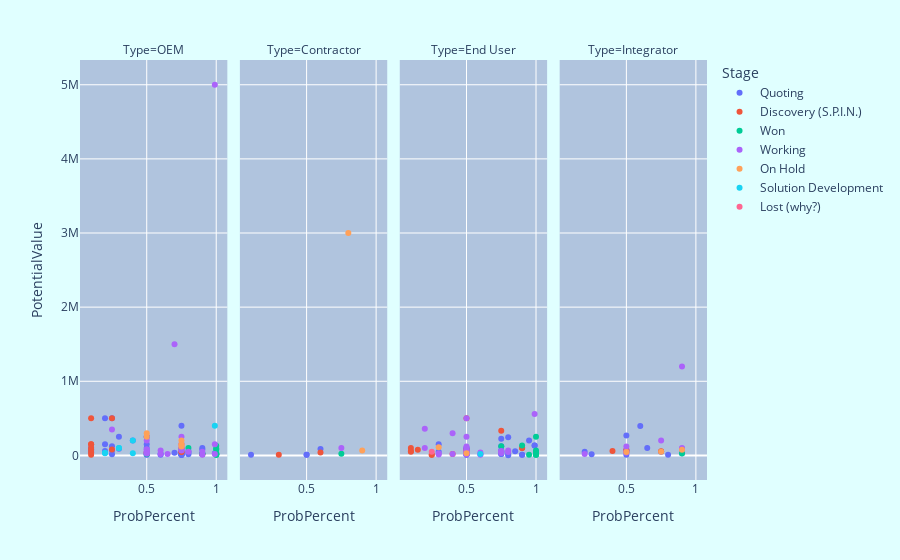

Here is the notebook cell this chart was saved with:
### Code cell
dff = px.data.gapminder()
fig = px.scatter(df_num, x='ProbPercent', y='PotentialValue', color='Stage', #size='pop',
                facet_col='Type', facet_col_wrap=4, marginal_y='box')

fig.update_layout(
    
    #margin=dict(l=0, r=0, t=0, b=0),
    paper_bgcolor="lightcyan",
    plot_bgcolor='lightsteelblue' #gainsboro, lightsteelblue lightsalmon lightgreen lightpink lightcyan lightblue black
)

fig.show()

### Figure 1 — Plotly figure (JSON) as saved in the notebook; plotly's stock layout.template omitted (floating-point values rounded to 4 significant figures)
{"data": [{"hoverlabel": {"namelength": 0}, "hovertemplate": "Stage=Quoting<br>Type=OEM<br>ProbPercent=%{x}<br>PotentialValue=%{y}", "legendgroup": "Quoting", "marker": {"color": "#636efa", "symbol": "circle"}, "mode": "markers", "name": "Quoting", "showlegend": true, "type": "scatter", "x": [0.75, 0.75, 0.75, 0.25, 0.75, 0.5, 0.5, 0.3, 0.75, 0.9, 0.7, 0.8, 0.5, 0.75, 0.8, 0.5, 0.5, 0.5, 0.99, 0.75, 0.6, 0.1, 0.1, 0.1, 0.1, 0.25, 0.25, 0.25, 0.75, 0.75, 0.75, 0.75, 0.9, 0.9, 0.9, 0.9, 0.2, 0.5, 0.2, 0.4, 0.3, 0.75, 0.6, 0.8, 0.2, 0.5], "xaxis": "x", "y": [7753, 44226, 14840, 125000, 20000, 12000, 250000, 250000, 15000, 20000, 35000, 60000, 10000, 30000, 40000, 50000, 20000, 250000, 30000, 25000, 22000, 80000, 100000, 60000, 50000, 500000, 65000, 16000, 80000, 10000, 10000, 5000, 100000, 80000, 25000, 20000, 500000, 150000, 150000, 200000, 90000, 400000, 10000, 15000, 60000, 100000], "yaxis": "y"}, {"hoverlabel": {"namelength": 0}, "hovertemplate": "Stage=Quoting<br>Type=Contractor<br>ProbPercent=%{x}<br>PotentialValue=%{y}", "legendgroup": "Quoting", "marker": {"color": "#636efa", "symbol": "circle"}, "mode": "markers", "name": "Quoting", "showlegend": false, "type": "scatter", "x": [0.6, 0.1, 0.5, 0.5], "xaxis": "x2", "y": [84867, 10000, 8000, 8000], "yaxis": "y2"}, {"hoverlabel": {"namelength": 0}, "hovertemplate": "Stage=Quoting<br>Type=End User<br>ProbPercent=%{x}<br>PotentialValue=%{y}", "legendgroup": "Quoting", "marker": {"color": "#636efa", "symbol": "circle"}, "mode": "markers", "name": "Quoting", "showlegend": false, "type": "scatter", "x": [0.75, 0.8, 0.5, 0.5, 0.3, 0.5, 0.5, 0.8, 0.9, 0.5, 0.5, 0.5, 0.5, 0.75, 0.75, 0.99, 0.99, 0.75, 0.85, 0.95, 0.75, 0.5, 0.75, 0.75, 0.5, 0.9, 0.3, 0.5, 0.8], "xaxis": "x3", "y": [18000, 23000, 21000, 20000, 50000, 20000, 100000, 2000, 10000, 100000, 75000, 10000, 85000, 20000, 71000, 133000, 133000, 225000, 57000, 200000, 53000, 24700, 40000, 125000, 35000, 10000, 150000, 10000, 245790], "yaxis": "y3"}, {"hoverlabel": {"namelength": 0}, "hovertemplate": "Stage=Quoting<br>Type=Integrator<br>ProbPercent=%{x}<br>PotentialValue=%{y}", "legendgroup": "Quoting", "marker": {"color": "#636efa", "symbol": "circle"}, "mode": "markers", "name": "Quoting", "showlegend": false, "type": "scatter", "x": [0.9, 0.5, 0.5, 0.65, 0.8, 0.75, 0.25, 0.5, 0.6, 0.5, 0.2], "xaxis": "x4", "y": [27500, 10000, 70000, 100000, 10000, 50000, 15000, 60000, 396350, 269355, 50000], "yaxis": "y4"}, {"hoverlabel": {"namelength": 0}, "hovertemplate": "Stage=Discovery (S.P.I.N.)<br>Type=OEM<br>ProbPercent=%{x}<br>PotentialValue=%{y}", "legendgroup": "Discovery (S.P.I.N.)", "marker": {"color": "#EF553B", "symbol": "circle"}, "mode": "markers", "name": "Discovery (S.P.I.N.)", "showlegend": true, "type": "scatter", "x": [0.75, 0.1, 0.1, 0.5, 0.9, 0.75, 0.1, 0.1, 0.1, 0.1, 0.25, 0.25, 0.5, 0.75, 0.1], "xaxis": "x", "y": [45000, 75000, 10000, 30000, 15000, 100000, 500000, 150000, 150000, 100000, 500000, 80000, 40000, 50000, 40000], "yaxis": "y"}, {"hoverlabel": {"namelength": 0}, "hovertemplate": "Stage=Discovery (S.P.I.N.)<br>Type=Contractor<br>ProbPercent=%{x}<br>PotentialValue=%{y}", "legendgroup": "Discovery (S.P.I.N.)", "marker": {"color": "#EF553B", "symbol": "circle"}, "mode": "markers", "name": "Discovery (S.P.I.N.)", "showlegend": false, "type": "scatter", "x": [0.3, 0.6], "xaxis": "x2", "y": [10000, 40000], "yaxis": "y2"}, {"hoverlabel": {"namelength": 0}, "hovertemplate": "Stage=Discovery (S.P.I.N.)<br>Type=End User<br>ProbPercent=%{x}<br>PotentialValue=%{y}", "legendgroup": "Discovery (S.P.I.N.)", "marker": {"color": "#EF553B", "symbol": "circle"}, "mode": "markers", "name": "Discovery (S.P.I.N.)", "showlegend": false, "type": "scatter", "x": [0.25, 0.75, 0.25, 0.5, 0.1, 0.1, 0.1, 0.15, 0.5, 0.5, 0.9, 0.9, 0.4], "xaxis": "x3", "y": [10000, 333404, 10000, 75000, 100000, 60000, 50000, 75000, 50000, 500000, 100000, 100000, 20000], "yaxis": "y3"}, {"hoverlabel": {"namelength": 0}, "hovertemplate": "Stage=Discovery (S.P.I.N.)<br>Type=Integrator<br>ProbPercent=%{x}<br>PotentialValue=%{y}", "legendgroup": "Discovery (S.P.I.N.)", "marker": {"color": "#EF553B", "symbol": "circle"}, "mode": "markers", "name": "Discovery (S.P.I.N.)", "showlegend": false, "type": "scatter", "x": [0.75, 0.4, 0.5, 0.5], "xaxis": "x4", "y": [55000, 60000, 75000, 50000], "yaxis": "y4"}, {"hoverlabel": {"namelength": 0}, "hovertemplate": "Stage=Won<br>Type=OEM<br>ProbPercent=%{x}<br>PotentialValue=%{y}", "legendgroup": "Won", "marker": {"color": "#00cc96", "symbol": "circle"}, "mode": "markers", "name": "Won", "showlegend": true, "type": "scatter", "x": [1, 1, 1, 0.8, 1, 1, 0.9, 1, 1, 1, 0.5], "xaxis": "x", "y": [80000, 7000, 30000, 100000, 16000, 16373, 30000, 15000, 130000, 94000, 20000], "yaxis": "y"}, {"hoverlabel": {"namelength": 0}, "hovertemplate": "Stage=Won<br>Type=Contractor<br>ProbPercent=%{x}<br>PotentialValue=%{y}", "legendgroup": "Won", "marker": {"color": "#00cc96", "symbol": "circle"}, "mode": "markers", "name": "Won", "showlegend": false, "type": "scatter", "x": [0.75], "xaxis": "x2", "y": [21000], "yaxis": "y2"}, {"hoverlabel": {"namelength": 0}, "hovertemplate": "Stage=Won<br>Type=End User<br>ProbPercent=%{x}<br>PotentialValue=%{y}", "legendgroup": "Won", "marker": {"color": "#00cc96", "symbol": "circle"}, "mode": "markers", "name": "Won", "showlegend": false, "type": "scatter", "x": [1, 1, 1, 0.75, 0.75, 1, 0.95, 1, 1, 1, 1, 0.9], "xaxis": "x3", "y": [11040, 7500, 24000, 50000, 125000, 7500, 10000, 250000, 45000, 25000, 65000, 133694], "yaxis": "y3"}, {"hoverlabel": {"namelength": 0}, "hovertemplate": "Stage=Won<br>Type=Integrator<br>ProbPercent=%{x}<br>PotentialValue=%{y}", "legendgroup": "Won", "marker": {"color": "#00cc96", "symbol": "circle"}, "mode": "markers", "name": "Won", "showlegend": false, "type": "scatter", "x": [0.9], "xaxis": "x4", "y": [25000], "yaxis": "y4"}, {"hoverlabel": {"namelength": 0}, "hovertemplate": "Stage=Working<br>Type=OEM<br>ProbPercent=%{x}<br>PotentialValue=%{y}", "legendgroup": "Working", "marker": {"color": "#ab63fa", "symbol": "circle"}, "mode": "markers", "name": "Working", "showlegend": true, "type": "scatter", "x": [0.75, 0.99, 0.5, 0.5, 0.5, 0.99, 0.9, 0.5, 0.7, 0.5, 0.65, 0.75, 0.6, 0.99, 0.75, 0.5, 0.75, 0.75, 0.25, 0.9, 0.6, 0.8, 0.5], "xaxis": "x", "y": [250000, 5000000, 80000, 25000, 80000, 150000, 50000, 50000, 1500000, 50000, 20000, 65000, 20000, 20000, 150000, 200000, 100000, 150000, 350000, 10000, 66583, 50000, 30000], "yaxis": "y"}, {"hoverlabel": {"namelength": 0}, "hovertemplate": "Stage=Working<br>Type=Contractor<br>ProbPercent=%{x}<br>PotentialValue=%{y}", "legendgroup": "Working", "marker": {"color": "#ab63fa", "symbol": "circle"}, "mode": "markers", "name": "Working", "showlegend": false, "type": "scatter", "x": [0.75], "xaxis": "x2", "y": [100000], "yaxis": "y2"}, {"hoverlabel": {"namelength": 0}, "hovertemplate": "Stage=Working<br>Type=End User<br>ProbPercent=%{x}<br>PotentialValue=%{y}", "legendgroup": "Working", "marker": {"color": "#ab63fa", "symbol": "circle"}, "mode": "markers", "name": "Working", "showlegend": false, "type": "scatter", "x": [0.3, 0.2, 0.4, 0.3, 0.5, 0.5, 0.6, 0.5, 0.2, 0.4, 0.75, 0.8, 0.5, 0.5, 0.5, 0.99, 0.75, 0.75, 0.5, 0.75, 0.5, 0.5, 0.5, 0.6, 0.8, 0.6], "xaxis": "x3", "y": [12000, 100000, 20000, 25000, 13000, 45000, 10000, 120000, 360000, 300000, 50000, 65000, 70000, 20000, 500000, 560000, 50000, 60000, 20000, 32000, 25000, 100000, 250000, 40000, 47035, 16290], "yaxis": "y3"}, {"hoverlabel": {"namelength": 0}, "hovertemplate": "Stage=Working<br>Type=Integrator<br>ProbPercent=%{x}<br>PotentialValue=%{y}", "legendgroup": "Working", "marker": {"color": "#ab63fa", "symbol": "circle"}, "mode": "markers", "name": "Working", "showlegend": false, "type": "scatter", "x": [0.9, 0.5, 0.2, 0.75, 0.5, 0.5, 0.9, 0.9], "xaxis": "x4", "y": [100000, 37000, 20000, 200000, 120000, 50000, 1200000, 90000], "yaxis": "y4"}, {"hoverlabel": {"namelength": 0}, "hovertemplate": "Stage=On Hold<br>Type=OEM<br>ProbPercent=%{x}<br>PotentialValue=%{y}", "legendgroup": "On Hold", "marker": {"color": "#FFA15A", "symbol": "circle"}, "mode": "markers", "name": "On Hold", "showlegend": true, "type": "scatter", "x": [0.5, 0.5, 0.75, 0.75, 0.75, 0.75], "xaxis": "x", "y": [250000, 300000, 150000, 200000, 150000, 120000], "yaxis": "y"}, {"hoverlabel": {"namelength": 0}, "hovertemplate": "Stage=On Hold<br>Type=Contractor<br>ProbPercent=%{x}<br>PotentialValue=%{y}", "legendgroup": "On Hold", "marker": {"color": "#FFA15A", "symbol": "circle"}, "mode": "markers", "name": "On Hold", "showlegend": false, "type": "scatter", "x": [0.9, 0.8], "xaxis": "x2", "y": [65000, 3000000], "yaxis": "y2"}, {"hoverlabel": {"namelength": 0}, "hovertemplate": "Stage=On Hold<br>Type=End User<br>ProbPercent=%{x}<br>PotentialValue=%{y}", "legendgroup": "On Hold", "marker": {"color": "#FFA15A", "symbol": "circle"}, "mode": "markers", "name": "On Hold", "showlegend": false, "type": "scatter", "x": [0.3, 0.5], "xaxis": "x3", "y": [110000, 28000], "yaxis": "y3"}, {"hoverlabel": {"namelength": 0}, "hovertemplate": "Stage=On Hold<br>Type=Integrator<br>ProbPercent=%{x}<br>PotentialValue=%{y}", "legendgroup": "On Hold", "marker": {"color": "#FFA15A", "symbol": "circle"}, "mode": "markers", "name": "On Hold", "showlegend": false, "type": "scatter", "x": [0.9, 0.5, 0.75], "xaxis": "x4", "y": [75000, 45000, 50000], "yaxis": "y4"}, {"hoverlabel": {"namelength": 0}, "hovertemplate": "Stage=Solution Development<br>Type=OEM<br>ProbPercent=%{x}<br>PotentialValue=%{y}", "legendgroup": "Solution Development", "marker": {"color": "#19d3f3", "symbol": "circle"}, "mode": "markers", "name": "Solution Development", "showlegend": true, "type": "scatter", "x": [0.2, 0.99, 0.2, 0.3, 0.4, 0.3, 0.4], "xaxis": "x", "y": [35000, 400000, 30000, 100000, 30000, 100000, 200000], "yaxis": "y"}, {"hoverlabel": {"namelength": 0}, "hovertemplate": "Stage=Solution Development<br>Type=End User<br>ProbPercent=%{x}<br>PotentialValue=%{y}", "legendgroup": "Solution Development", "marker": {"color": "#19d3f3", "symbol": "circle"}, "mode": "markers", "name": "Solution Development", "showlegend": false, "type": "scatter", "x": [0.6], "xaxis": "x3", "y": [20000], "yaxis": "y3"}, {"hoverlabel": {"namelength": 0}, "hovertemplate": "Stage=Lost (why?)<br>Type=End User<br>ProbPercent=%{x}<br>PotentialValue=%{y}", "legendgroup": "Lost (why?)", "marker": {"color": "#FF6692", "symbol": "circle"}, "mode": "markers", "name": "Lost (why?)", "showlegend": true, "type": "scatter", "x": [0.25], "xaxis": "x3", "y": [50000], "yaxis": "y3"}], "layout": {"annotations": [{"font": {}, "showarrow": false, "text": "Type=OEM", "x": 0.1175, "xanchor": "center", "xref": "paper", "y": 1, "yanchor": "bottom", "yref": "paper"}, {"font": {}, "showarrow": false, "text": "Type=Contractor", "x": 0.3725, "xanchor": "center", "xref": "paper", "y": 1, "yanchor": "bottom", "yref": "paper"}, {"font": {}, "showarrow": false, "text": "Type=End User", "x": 0.6275, "xanchor": "center", "xref": "paper", "y": 1, "yanchor": "bottom", "yref": "paper"}, {"font": {}, "showarrow": false, "text": "Type=Integrator", "x": 0.8825, "xanchor": "center", "xref": "paper", "y": 1, "yanchor": "bottom", "yref": "paper"}], "legend": {"title": {"text": "Stage"}, "tracegroupgap": 0}, "margin": {"t": 60}, "paper_bgcolor": "lightcyan", "plot_bgcolor": "lightsteelblue", "xaxis": {"anchor": "y", "domain": [0, 0.235], "title": {"text": "ProbPercent"}}, "xaxis2": {"anchor": "y2", "domain": [0.255, 0.49], "matches": "x", "title": {"text": "ProbPercent"}}, "xaxis3": {"anchor": "y3", "domain": [0.51, 0.745], "matches": "x", "title": {"text": "ProbPercent"}}, "xaxis4": {"anchor": "y4", "domain": [0.765, 1.0], "matches": "x", "title": {"text": "ProbPercent"}}, "yaxis": {"anchor": "x", "domain": [0, 1], "title": {"text": "PotentialValue"}}, "yaxis2": {"anchor": "x2", "domain": [0, 1], "matches": "y", "showticklabels": false}, "yaxis3": {"anchor": "x3", "domain": [0, 1], "matches": "y", "showticklabels": false}, "yaxis4": {"anchor": "x4", "domain": [0, 1], "matches": "y", "showticklabels": false}}}
